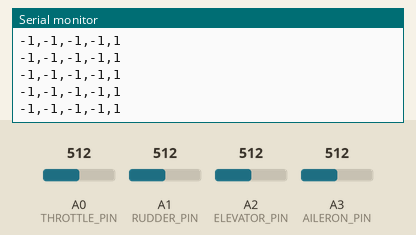
A sketch run on a simulated Arduino Uno, built with avr-gcc and run on an emulated ATmega328P. On the bench: the last lines printed to the serial monitor. The inputs (shaded band) are chosen by the test bench; at power-on: A3 (AILERON_PIN) = 512, A2 (ELEVATOR_PIN) = 512, A0 (THROTTLE_PIN) = 512, A1 (RUDDER_PIN) = 512. No radio packets arrive unless stated.

Above: at 10.2 s.
10.3 s: A3 (AILERON_PIN) set to 1010
At 11.3 s:
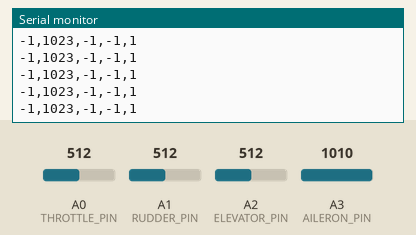
13.3 s: A3 (AILERON_PIN) set to 976
At 14.3 s:
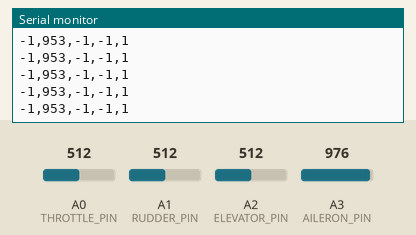
14.8 s: A2 (ELEVATOR_PIN) set to 750
At 15.6 s:
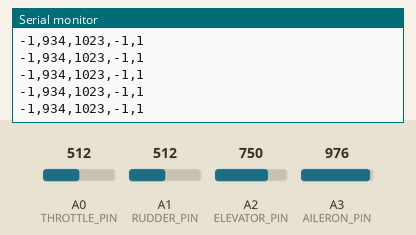
Timing chart, 0 to 17.3 s (numbered marks = the images above; inputs shaded):
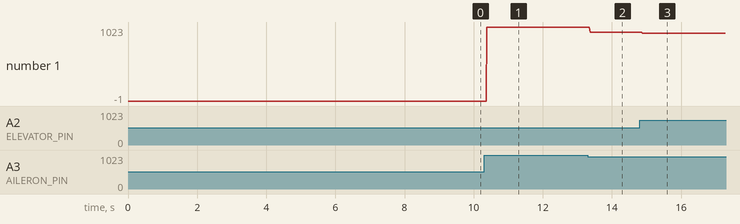

The sketch:

remote_control.ino
```cpp
#include <RF24.h>


enum Channels {THROTTLE, AILERON, ELEVATOR, RUDDER};

const int THROTTLE_PIN  = A0; // X Input Pin of Analog 0
const int RUDDER_PIN    = A1; // Y Input Pin of Analog 1
const int ELEVATOR_PIN  = A2; // X Input Pin of Analog 2
const int AILERON_PIN   = A3; // Y Input Pin of Analog 3

//const int KEYin = 3; // Push Button
int joy_min[4];
int joy_max[4];
int values[4];

int size_example[4] = {1, 1, 1, 1};
const size_t sVals = sizeof(size_example);

RF24 radio(7, 8); // CE, CSN
const byte address[6] = "00001";

const bool verbose_setup = false, verbose_loop = 1;

void setup() {
  //  pinMode (KEYin, INPUT);
  for (int i = 0; i < 4; i++) {
    joy_min[i] = 512;
    joy_max[i] = 512;
  }

  if (verbose_setup || verbose_loop)
    Serial.begin(9600);

  radio.begin();
  radio.openWritingPipe(address);
  radio.setPALevel(RF24_PA_MIN);
  radio.stopListening();
}

void loop() {
  values[THROTTLE] = analogRead (THROTTLE_PIN);
  values[AILERON] = analogRead(AILERON_PIN);
  values[ELEVATOR] = analogRead(ELEVATOR_PIN);
  values[RUDDER] = analogRead (RUDDER_PIN);

  float _x = (values[AILERON] - 512) / 512.0;
  float _y = (values[ELEVATOR] - 512) / 512.0;
  float _z = sqrt(_x * _x + _y * _y);

  if (_z > 1) {
    _x = _x / _z;
    _y = _y / _z;
  }

  values[AILERON] = (int)(_x * 512 + 512);
  values[ELEVATOR] = (int)(_y * 512 + 512);

  // Continuously calibrate; maybe I'll add in something to trim the channels, but until then...
  for (int i = 0; i < 4; i++) {
    if (values[i] > joy_max[i])
      joy_max[i] = values[i];
    else if (values[i] < joy_min[i])
      joy_min[i] = values[i];

    values[i] = map(values[i], joy_min[i], joy_max[i], 0, 1023);
  }

  radio_write();
}

void radio_write() {
  if (verbose_loop) {
    Serial.print(values[THROTTLE]);
    Serial.print(',');
    Serial.print(values[AILERON]);
    Serial.print(',');
    Serial.print(values[ELEVATOR]);
    Serial.print(',');
    Serial.print(values[RUDDER]);
    Serial.print(',');
    Serial.println(radio.write(&values, sVals));
  } else {
    radio.write(&values, sVals);
  }
}

void throttle_locker() {
  values[THROTTLE] = analogRead (THROTTLE_PIN);
  values[AILERON] = analogRead(AILERON_PIN);
  values[ELEVATOR] = analogRead(ELEVATOR_PIN);
  values[RUDDER] = analogRead (RUDDER_PIN);

  while (values[THROTTLE] >= 100) {
    values[THROTTLE] = 1023;
    radio_write();
  }

  while (values[THROTTLE] <= 1000) {
    values[THROTTLE] = 0;
    radio_write();
  }
}
```

Measured:
- after the input at 10.3 s, the serial monitor: prints a new line after 0.08 s (image 1)
- after the input at 13.3 s, the serial monitor: prints a new line after 0.07 s (image 2)
- after the input at 14.8 s, the serial monitor: prints a new line after 0.08 s (image 3)
- plotted number 1: -1 → 1023 after the input at 10.3 s, 1023 → 953 after the input at 13.3 s, 953 → 934 after the input at 14.8 s
